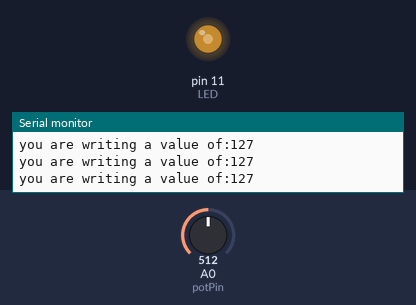
A sketch run on a simulated Arduino Uno, built with avr-gcc and run on an emulated ATmega328P. Shown: output pins drawn as LEDs (lit = HIGH), the last lines printed to the serial monitor. The inputs (shaded band) are chosen by the test bench; at power-on: A0 (potPin) = 512.

Above: at 1.2 s.
1.3 s: A0 (potPin) set to 411
At 2.8 s:
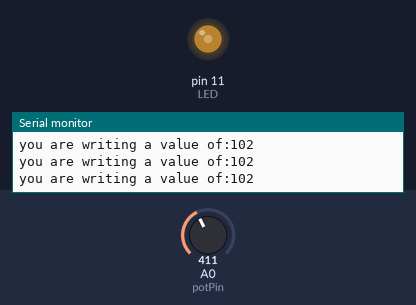
4.3 s: A0 (potPin) set to 392
At 4.9 s:
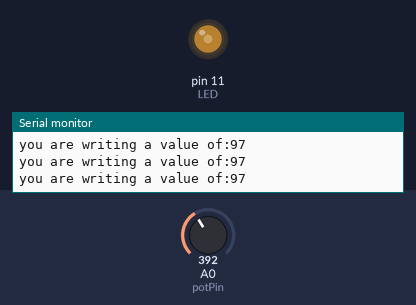
7.3 s: A0 (potPin) set to 716
At 8.3 s:
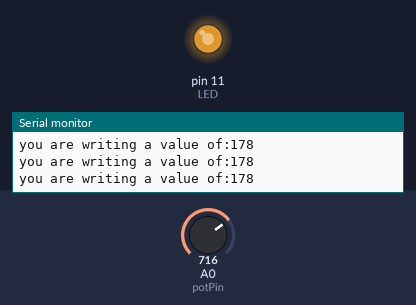
8.8 s: A0 (potPin) set to 122
At 9.3 s:
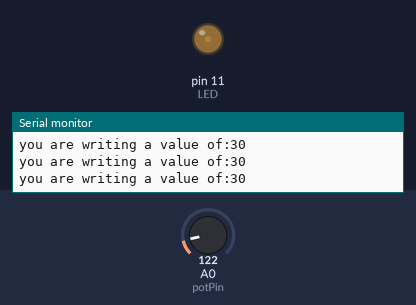
10.3 s: A0 (potPin) set to 0
At 11.0 s:
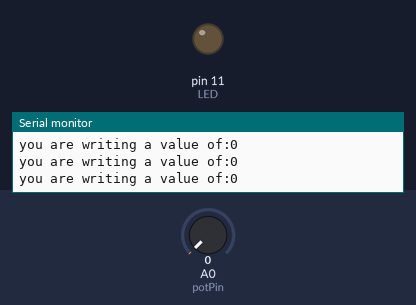
11.8 s: A0 (potPin) set to 900
At 12.2 s:
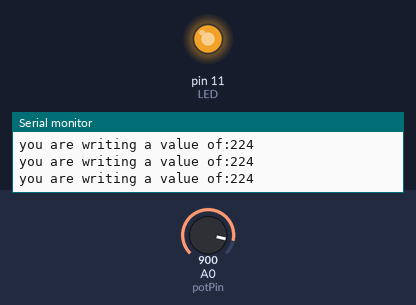
Timing chart, 0 to 14.3 s (numbered marks = the images above; inputs shaded):
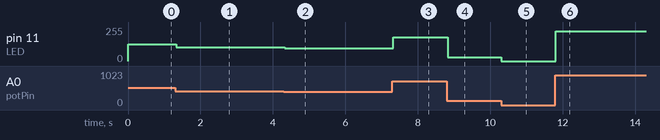

The sketch:

Dimmable_LED.ino
```cpp
const int potPin=A0;
const int LED=11;
int readValue;
int writeValue;


void setup()
{
 pinMode(potPin,INPUT);
 pinMode(LED,OUTPUT);

  Serial.begin(9600);
}

void loop()
{
  readValue=analogRead(potPin);
  writeValue=readValue*(255.0/1023.0);

  analogWrite(LED,writeValue);

  Serial.print("you are writing a value of:");
  Serial.println(writeValue);
}
```

Measured:
- after the input at 1.3 s, pin 11 (LED): 127/255 → 102/255 at once
- after the input at 4.3 s, pin 11 (LED): 102/255 → 97/255 at once
- after the input at 7.3 s, pin 11 (LED): 97/255 → 178/255 at once
- after the input at 8.8 s, pin 11 (LED): 178/255 → 30/255 at once
- after the input at 10.3 s, pin 11 (LED): 30/255 → 0/255 at once
- after the input at 11.8 s, pin 11 (LED): 0/255 → 224/255 at once
